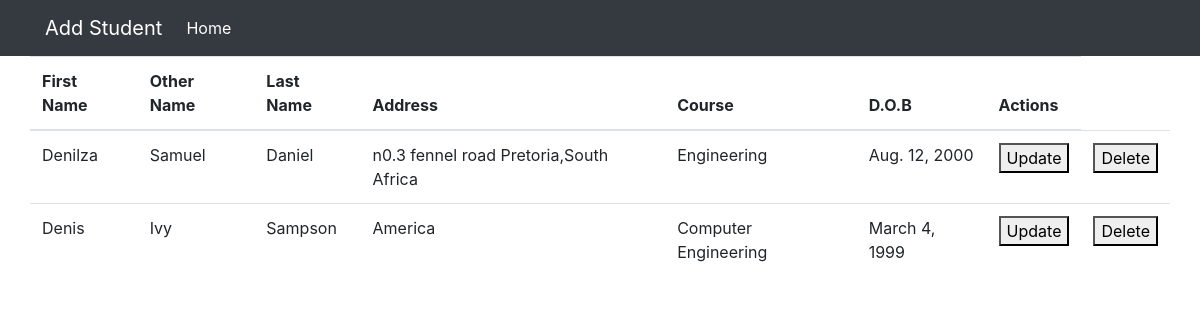
Before: /servers/student_page/ with the older database file.
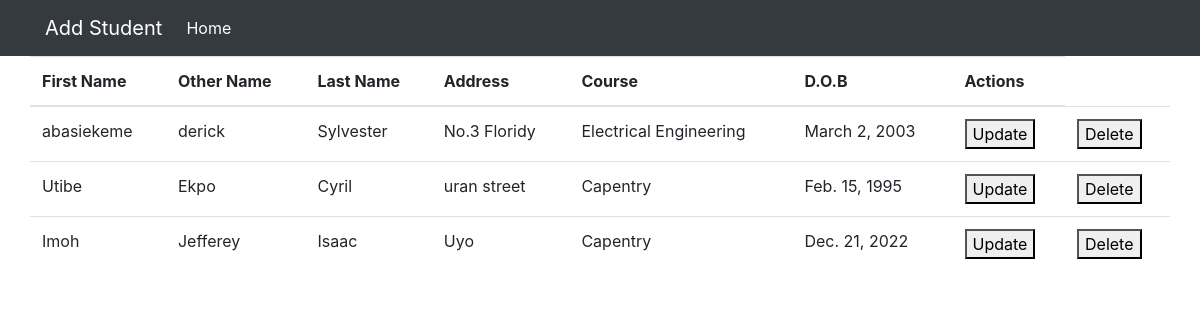
After: the same page with the newer database file.
### students/models.py (models this page shows)
class Student(models.Model):
    first_name=models.CharField(max_length=250,null=False)
    last_name=models.CharField(max_length=250,null=False)
    other_name=models.CharField(max_length=250,null=False)
    course=models.CharField(max_length=250, null=False)
    address=models.CharField(max_length=250, null=False)
    d_o_b=models.DateField(auto_now_add=False,auto_now=False, null=False)

### students/views.py (the view)
# urls.py: path('student_page/', views.student_page, name='student_page'),
def student_page(request):
    all_studs = Student.objects.all()
    return render(request, 'db/student.html', {'all_students':all_studs})

### students/templates/db/student.html
{% extends 'db/base.html' %}
{% block content %}
{% if all_students %}
<table class="table">
    <thead>
      <tr>
        <th scope="col">First Name</th>
        <th scope="col">Other Name</th>
        <th scope="col">Last Name</th>
        <th scope="col">Address</th>
        <th scope="col">Course</th>
        <th scope="col">D.O.B</th>
        <th scope="col">Actions</th>
      </tr>
    </thead>
    <tbody>
        {% for student in all_students %}
      <tr>
        <td>{{student.first_name}}</td>
        <td>{{student.other_name}}</td>
        <td>{{student.last_name}}</td>
        <td>{{student.address}}</td>
        <td>{{student.course}}</td>
        <td>{{student.d_o_b}}</td>
        <td><a href="{% url 'update_student' student.id %}"><button>Update</button></a></td>
        <td><a href="{% url 'delete_student' student.id %}"><button>Delete</button></a></td>
      </tr>
      {% endfor %}
    </tbody>
    </table>
{% endif %}
{% endblock %}

### students/templates/db/base.html (shortened to what this page needs)
<!doctype html>
<html lang="en">
  <head>
    <link rel="stylesheet" href="https://cdn.jsdelivr.net/npm/bootstrap@4.6.2/dist/css/bootstrap.min.css">
  </head>
  <body>
    {% include 'db/navbar.html' %}
    <div class="container">
        <div class="row">
            {% block content %}
    {% endblock %}
        </div>
    </div>
  </body>
</html>

### students/templates/db/navbar.html (shortened to what this page needs)
<nav class="navbar navbar-expand-lg navbar-dark bg-dark">
  <div class="container">
    <a class="navbar-brand" href="{% url 'new_student' %}">Add Student</a>
    <div class="collapse navbar-collapse" id="navbarSupportedContent">
      <ul class="navbar-nav mr-auto">
        <li class="nav-item active">
          <a class="nav-link" href="{% url 'home' %}">Home <span class="sr-only">(current)</span></a>
        </li>
      </ul>
    </div>
    </div>
  </nav>

Changed rows visible on the page:
removed Student: first_name "Denilza", other_name "Samuel", last_name "Daniel", address "n0.3 fennel road Pretoria,South Africa", course "Engineering", d_o_b "Aug. 12, 2000"
removed Student: first_name "Denis", other_name "Ivy", last_name "Sampson", address "America", course "Computer Engineering", d_o_b "March 4, 1999"
added Student: first_name "abasiekeme", other_name "derick", last_name "Sylvester", address "No.3 Floridy", course "Electrical Engineering", d_o_b "March 2, 2003"
added Student: first_name "Utibe", other_name "Ekpo", last_name "Cyril", address "uran street", course "Capentry", d_o_b "Feb. 15, 1995"
added Student: first_name "Imoh", other_name "Jefferey", last_name "Isaac", address "Uyo", course "Capentry", d_o_b "Dec. 21, 2022"
